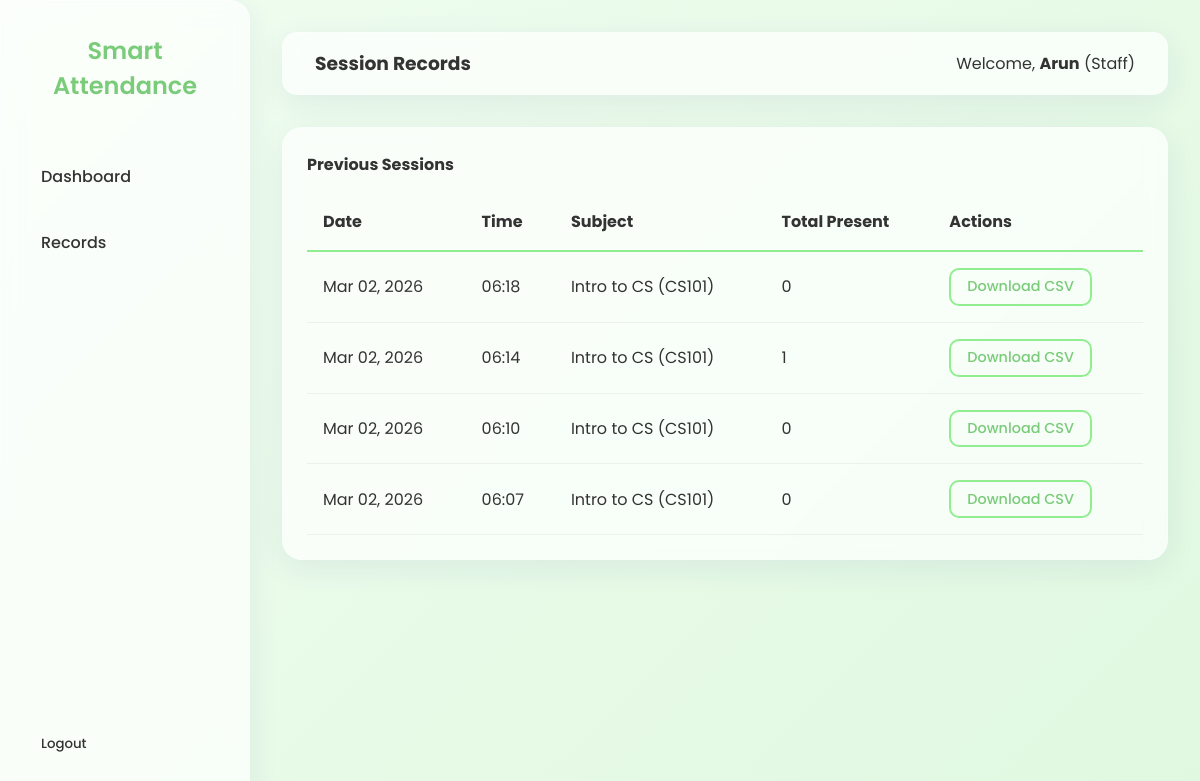
The page /staff/records/ (signed in) on the database as committed earlier.
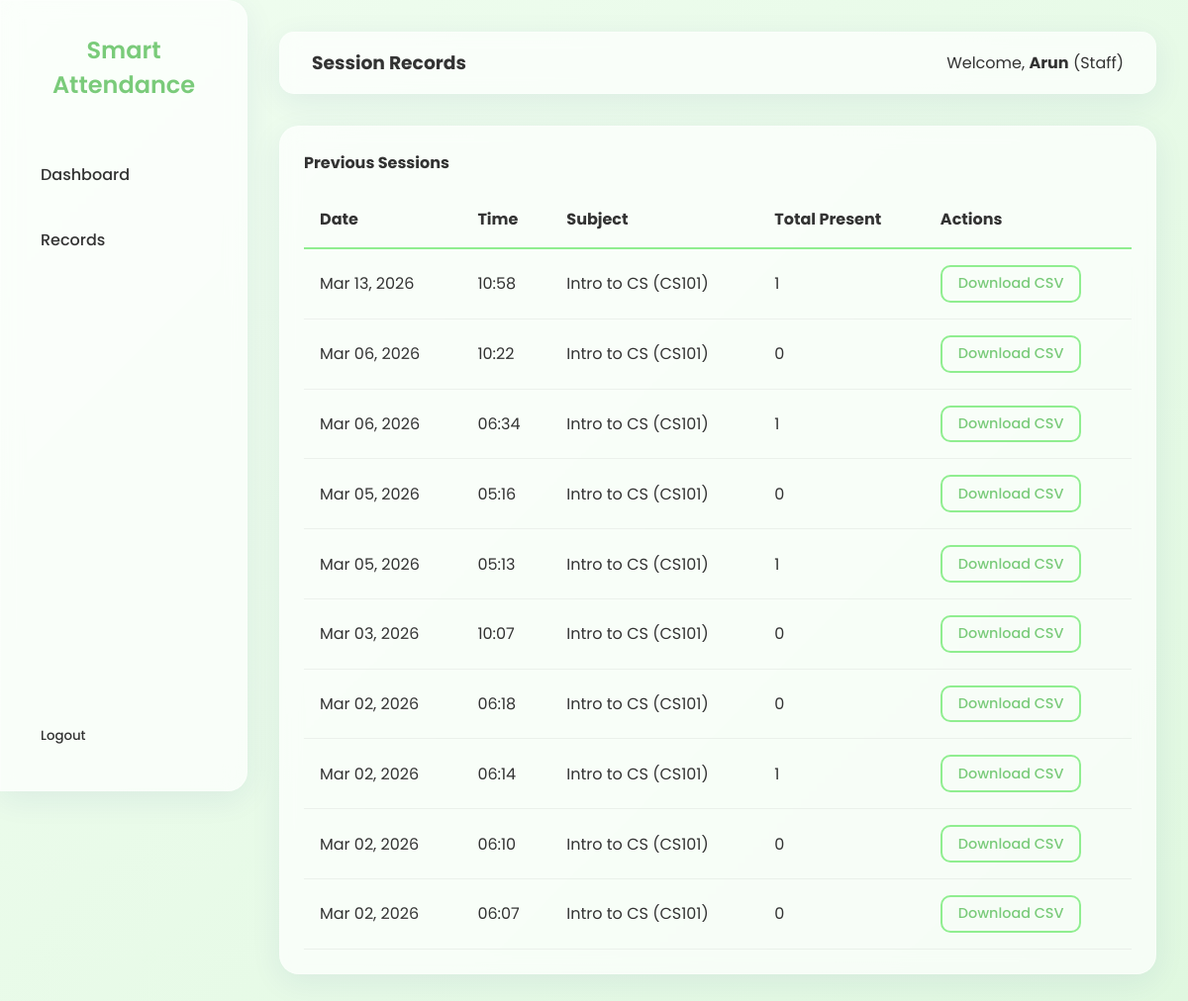
The same page on the database as committed later.
### accounts/models.py (models this page shows, shortened)
class User(AbstractUser):
    ROLE_CHOICES = (
        ('ADMIN', 'Admin'),
        ('HOD', 'HoD'),
        ('STAFF', 'Staff'),
        ('STUDENT', 'Student'),
    )
    role = models.CharField(max_length=10, choices=ROLE_CHOICES, default='STUDENT')

### attendance/models.py (models this page shows, shortened)
class Session(models.Model):
    subject = models.ForeignKey(Subject, on_delete=models.CASCADE)
    staff = models.ForeignKey(
        settings.AUTH_USER_MODEL,
        on_delete=models.CASCADE,
        limit_choices_to={'role': 'STAFF'}
    )
    date = models.DateField(auto_now_add=True)
    start_time = models.DateTimeField(auto_now_add=True)
    expiry_time = models.DateTimeField()
    token = models.UUIDField(default=uuid.uuid4, editable=False)
    otp = models.CharField(max_length=6)

### core/models.py (models this page shows, shortened)
class Subject(models.Model):
    name = models.CharField(max_length=100)
    code = models.CharField(max_length=20, unique=True)
    department = models.ForeignKey(Department, on_delete=models.CASCADE)
    staff = models.ManyToManyField(
        settings.AUTH_USER_MODEL,
        limit_choices_to={'role': 'STAFF'},
        related_name='subjects'
    )
    students = models.ManyToManyField(
        settings.AUTH_USER_MODEL,
        limit_choices_to={'role': 'STUDENT'},
        related_name='enrolled_subjects',
        blank=True
    )

### dashboard/views.py (the view, shortened to what this page needs)
# urls.py: path('staff/records/', views.staff_records, name='staff_records'),
@login_required
@staff_required()
def staff_records(request):
    import csv
    from django.http import HttpResponse
    sessions = Session.objects.filter(staff=request.user).order_by('-date', '-start_time')
    context = {
        'sessions': sessions
    }
    return render(request, 'dashboard/staff_records.html', context)

### templates/dashboard/staff_records.html
{% extends 'base.html' %}
{% block page_title %}Session Records{% endblock %}
{% block content %}
<div class="glass-card" style="padding: 1.5rem;">
    <h4>Previous Sessions</h4>
    <div style="overflow-x: auto; margin-top: 1rem;">
        <table style="width: 100%; border-collapse: collapse; text-align: left;">
            <thead>
                <tr style="border-bottom: 2px solid var(--primary-color);">
                    <th style="padding: 1rem;">Date</th>
                    <th style="padding: 1rem;">Time</th>
                    <th style="padding: 1rem;">Subject</th>
                    <th style="padding: 1rem;">Total Present</th>
                    <th style="padding: 1rem;">Actions</th>
                </tr>
            </thead>
            <tbody>
                {% for session in sessions %}
                <tr style="border-bottom: 1px solid rgba(0,0,0,0.05);">
                    <td style="padding: 1rem;">{{ session.date|date:"M d, Y" }}</td>
                    <td style="padding: 1rem;">{{ session.start_time|time:"H:i" }}</td>
                    <td style="padding: 1rem;">{{ session.subject.name }} ({{ session.subject.code }})</td>
                    <td style="padding: 1rem;">{{ session.attendances.count }}</td>
                    <td style="padding: 1rem;">
                        <a href="?download=csv&session_id={{ session.id }}" class="btn btn-outline"
                            style="padding: 0.4rem 1rem; font-size: 0.9rem;">Download CSV</a>
                    </td>
                </tr>
                {% empty %}
                <tr>
                    <td colspan="5" style="padding: 1rem; text-align: center;">No previous sessions found.</td>
                </tr>
                {% endfor %}
            </tbody>
        </table>
    </div>
</div>
{% endblock %}

### templates/base.html (shortened to what this page needs)
<!DOCTYPE html>
<html lang="en">
<head>
</head>
<body>
    {% if user.is_authenticated %}
    <nav class="sidebar glass-card">
        <h2>Smart Attendance</h2>
        {% if user.role == 'ADMIN' or user.is_superuser %}
        <a href="{% url 'admin_dashboard' %}" class="nav-link">Admin Dashboard</a>
        {% elif user.role == 'HOD' %}
        <a href="{% url 'hod_dashboard' %}" class="nav-link">Dashboard</a>
        <a href="{% url 'manage_staff' %}" class="nav-link">Manage Staff</a>
        <a href="{% url 'manage_students' %}" class="nav-link">Manage Students</a>
        {% elif user.role == 'STAFF' %}
        <a href="{% url 'staff_dashboard' %}" class="nav-link">Dashboard</a>
        <a href="{% url 'staff_records' %}" class="nav-link">Records</a>
        {% elif user.role == 'STUDENT' %}
        <a href="{% url 'student_dashboard' %}" class="nav-link">Dashboard</a>
        <a href="{% url 'student_scan' %}" class="nav-link">Scan QR</a>
        {% endif %}
        <div style="flex-grow: 1;"></div>
        <form method="post" action="{% url 'logout' %}">
            <button type="submit" class="nav-link"
                style="width: 100%; text-align: left; background: none; border: none; cursor: pointer;">Logout</button>
        </form>
    </nav>
    {% endif %}
    <main class="main-content {% if not user.is_authenticated %}w-100{% endif %}" {% if not user.is_authenticated %}style="margin-left: 0; width: 100%; display: flex; justify-content: center; align-items: center;" {% endif %}>
        {% if user.is_authenticated %}
        <header class="topbar glass-card">
            <div>
                <h3 style="margin:0;">{% block page_title %}Dashboard{% endblock %}</h3>
            </div>
            <div class="user-info">
                <span>Welcome, <strong>{{ user.first_name|default:user.username }}</strong> ({{ user.get_role_display }})</span>
            </div>
        </header>
        {% endif %}
        <div class="content">
            {% block content %}
            {% endblock %}
        </div>
    </main>
</body>
</html>

### templates/base.html (style rules this page uses)
:root { --primary-color: #90EE90; --primary-dark: #7acb7a; --bg-color: #f0fdf0; --text-color: #333; --glass-bg: rgba(255, 255, 255, 0.7); --glass-border: rgba(255, 255, 255, 0.3); --glass-shadow: 0 8px 32px 0 rgba(31, 38, 135, 0.07); }
* { margin: 0; padding: 0; box-sizing: border-box; font-family: 'Poppins', sans-serif; }
body { background-color: var(--bg-color); background-image: linear-gradient(135deg, #f0fdf0 0%, #e0f8e0 100%); color: var(--text-color); min-height: 100vh; display: flex; }
.glass-card { background: var(--glass-bg); backdrop-filter: blur(10px); -webkit-backdrop-filter: blur(10px); border: 1px solid var(--glass-border); border-radius: 20px; box-shadow: var(--glass-shadow); }
.sidebar { width: 250px; height: 100vh; position: fixed; left: 0; top: 0; padding: 2rem 1rem; display: flex; flex-direction: column; gap: 1rem; border-radius: 0 20px 20px 0; z-index: 100; }
.sidebar h2 { text-align: center; color: var(--primary-dark); margin-bottom: 2rem; font-weight: 600; }
.nav-link { text-decoration: none; color: var(--text-color); padding: 0.8rem 1.5rem; border-radius: 12px; transition: all 0.3s ease; font-weight: 500; }
.main-content { flex: 1; margin-left: 250px; padding: 2rem; min-height: 100vh; width: calc(100% - 250px); }
.topbar { display: flex; justify-content: space-between; align-items: center; padding: 1rem 2rem; margin-bottom: 2rem; border-radius: 15px; }
.topbar .user-info { display: flex; align-items: center; gap: 1rem; }
.btn { background: var(--primary-color); color: white; border: none; padding: 0.6rem 1.5rem; border-radius: 10px; cursor: pointer; font-weight: 500; text-decoration: none; transition: all 0.3s ease; display: inline-block; }
.btn-outline { background: transparent; border: 2px solid var(--primary-color); color: var(--primary-dark); }

Rows that differ between the two databases and show on the page:
added Session: date "Mar 13, 2026", start_time "10:58", subject.name "Intro to CS", subject.code "CS101", attendances.count "1"
added Session: date "Mar 06, 2026", start_time "10:22", subject.name "Intro to CS", subject.code "CS101", attendances.count "0"
added Session: date "Mar 06, 2026", start_time "06:34", subject.name "Intro to CS", subject.code "CS101", attendances.count "1"
added Session: date "Mar 05, 2026", start_time "05:16", subject.name "Intro to CS", subject.code "CS101", attendances.count "0"
added Session: date "Mar 05, 2026", start_time "05:13", subject.name "Intro to CS", subject.code "CS101", attendances.count "1"
added Session: date "Mar 03, 2026", start_time "10:07", subject.name "Intro to CS", subject.code "CS101", attendances.count "0"
